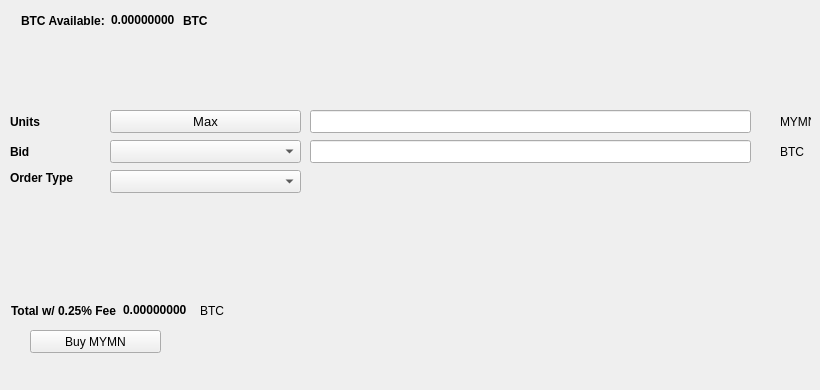
   <widget class="QWidget" name="BuyTab">
    <attribute name="title">
     <string>Buy</string>
    </attribute>
    <widget class="QPushButton" name="BuyMYMN">
     <property name="geometry">
      <rect>
       <x>30</x>
       <y>330</y>
       <width>131</width>
       <height>23</height>
      </rect>
     </property>
     <property name="text">
      <string>Buy MYMN</string>
     </property>
     <property name="icon">
      <iconset resource="../mymn.qrc">
       <normaloff>:/icons/bitcoin</normaloff>:/icons/bitcoin</iconset>
     </property>
    </widget>
    <widget class="QLabel" name="label_3">
     <property name="geometry">
      <rect>
       <x>10</x>
       <y>110</y>
       <width>46</width>
       <height>23</height>
      </rect>
     </property>
     <property name="font">
      <font>
       <weight>75</weight>
       <bold>true</bold>
      </font>
     </property>
     <property name="text">
      <string>Units</string>
     </property>
    </widget>
    <widget class="QLineEdit" name="UnitsInput">
     <property name="geometry">
      <rect>
       <x>310</x>
       <y>110</y>
       <width>441</width>
       <height>23</height>
      </rect>
     </property>
     <property name="font">
      <font>
       <pointsize>9</pointsize>
       <weight>75</weight>
       <bold>true</bold>
      </font>
     </property>
    </widget>
    <widget class="QLineEdit" name="BuyBidPriceEdit">
     <property name="geometry">
      <rect>
       <x>310</x>
       <y>140</y>
       <width>441</width>
       <height>23</height>
      </rect>
     </property>
     <property name="font">
      <font>
       <pointsize>9</pointsize>
       <weight>75</weight>
       <bold>true</bold>
      </font>
     </property>
    </widget>
    <widget class="QLabel" name="label_4">
     <property name="geometry">
      <rect>
       <x>780</x>
       <y>110</y>
       <width>31</width>
       <height>23</height>
      </rect>
     </property>
     <property name="text">
      <string>MYMN</string>
     </property>
    </widget>
    <widget class="QLabel" name="label_5">
     <property name="geometry">
      <rect>
       <x>780</x>
       <y>140</y>
       <width>31</width>
       <height>23</height>
      </rect>
     </property>
     <property name="text">
      <string>BTC</string>
     </property>
    </widget>
    <widget class="QLabel" name="label_6">
     <property name="geometry">
      <rect>
       <x>10</x>
       <y>140</y>
       <width>46</width>
       <height>23</height>
      </rect>
     </property>
     <property name="font">
      <font>
       <weight>75</weight>
       <bold>true</bold>
      </font>
     </property>
     <property name="text">
      <string>Bid</string>
     </property>
    </widget>
    <widget class="QLabel" name="label_7">
     <property name="geometry">
      <rect>
       <x>10</x>
       <y>170</y>
       <width>91</width>
       <height>16</height>
      </rect>
     </property>
     <property name="font">
      <font>
       <weight>75</weight>
       <bold>true</bold>
      </font>
     </property>
     <property name="text">
      <string>Order Type</string>
     </property>
    </widget>
    <widget class="QPushButton" name="Buy_Max_Amount">
     <property name="geometry">
      <rect>
       <x>110</x>
       <y>110</y>
       <width>191</width>
       <height>23</height>
      </rect>
     </property>
     <property name="font">
      <font>
       <pointsize>10</pointsize>
      </font>
     </property>
     <property name="text">
      <string>Max</string>
     </property>
    </widget>
    <widget class="QComboBox" name="BuyBidcomboBox">
     <property name="geometry">
      <rect>
       <x>110</x>
       <y>140</y>
       <width>191</width>
       <height>23</height>
      </rect>
     </property>
     <property name="font">
      <font>
       <pointsize>10</pointsize>
      </font>
     </property>
    </widget>
    <widget class="QComboBox" name="buyOrdertypeCombo">
     <property name="geometry">
      <rect>
       <x>110</x>
       <y>170</y>
       <width>191</width>
       <height>23</height>
      </rect>
     </property>
     <property name="font">
      <font>
       <pointsize>10</pointsize>
      </font>
     </property>
    </widget>
    <widget class="QWidget" name="layoutWidget1">
     <property name="geometry">
      <rect>
       <x>21</x>
       <y>11</y>
       <width>227</width>
       <height>19</height>
      </rect>
     </property>
     <layout class="QHBoxLayout" name="horizontalLayout_3">
      <item>
       <widget class="QLabel" name="label232">
        <property name="font">
         <font>
          <weight>75</weight>
          <bold>true</bold>
         </font>
        </property>
        <property name="text">
         <string>BTC Available:</string>
        </property>
       </widget>
      </item>
      <item>
       <widget class="QLabel" name="BtcAvailableLbl">
        <property name="palette">
         <palette>
          <active>
           <colorrole role="WindowText">
            <brush brushstyle="SolidPattern">
             <color alpha="255">
              <red>0</red>
              <green>0</green>
              <blue>0</blue>
             </color>
            </brush>
           </colorrole>
           <colorrole role="Button">
            <brush brushstyle="SolidPattern">
             <color alpha="255">
              <red>0</red>
              <green>170</green>
              <blue>0</blue>
             </color>
            </brush>
           </colorrole>
           <colorrole role="Light">
            <brush brushstyle="SolidPattern">
             <color alpha="255">
              <red>0</red>
              <green>255</green>
              <blue>0</blue>
             </color>
            </brush>
           </colorrole>
           <colorrole role="Midlight">
            <brush brushstyle="SolidPattern">
             <color alpha="255">
              <red>0</red>
              <green>212</green>
              <blue>0</blue>
             </color>
            </brush>
           </colorrole>
           <colorrole role="Dark">
            <brush brushstyle="SolidPattern">
             <color alpha="255">
              <red>0</red>
              <green>85</green>
              <blue>0</blue>
             </color>
            </brush>
           </colorrole>
           <colorrole role="Mid">
            <brush brushstyle="SolidPattern">
             <color alpha="255">
              <red>0</red>
              <green>113</green>
              <blue>0</blue>
             </color>
            </brush>
           </colorrole>
           <colorrole role="Text">
            <brush brushstyle="SolidPattern">
             <color alpha="255">
              <red>0</red>
              <green>170</green>
              <blue>0</blue>
             </color>
            </brush>
           </colorrole>
           <colorrole role="BrightText">
            <brush brushstyle="SolidPattern">
             <color alpha="255">
              <red>255</red>
              <green>255</green>
              <blue>255</blue>
             </color>
            </brush>
           </colorrole>
           <colorrole role="ButtonText">
            <brush brushstyle="SolidPattern">
             <color alpha="255">
              <red>0</red>
              <green>0</green>
              <blue>0</blue>
             </color>
            </brush>
           </colorrole>
           <colorrole role="Base">
            <brush brushstyle="SolidPattern">
             <color alpha="255">
              <red>255</red>
              <green>255</green>
              <blue>255</blue>
             </color>
            </brush>
           </colorrole>
           <colorrole role="Window">
            <brush brushstyle="SolidPattern">
             <color alpha="255">
              <red>0</red>
              <green>170</green>
              <blue>0</blue>
             </color>
            </brush>
           </colorrole>
           <colorrole role="Shadow">
            <brush brushstyle="SolidPattern">
             <color alpha="255">
              <red>0</red>
              <green>0</green>
              <blue>0</blue>
             </color>
            </brush>
           </colorrole>
           <colorrole role="AlternateBase">
            <brush brushstyle="SolidPattern">
             <color alpha="255">
              <red>127</red>
              <green>212</green>
              <blue>127</blue>
             </color>
            </brush>
           </colorrole>
           <colorrole role="ToolTipBase">
            <brush brushstyle="SolidPattern">
             <color alpha="255">
              <red>255</red>
              <green>255</green>
              <blue>220</blue>
             </color>
            </brush>
           </colorrole>
           <colorrole role="ToolTipText">
            <brush brushstyle="SolidPattern">
             <color alpha="255">
              <red>0</red>
              <green>0</green>
              <blue>0</blue>
             </color>
            </brush>
           </colorrole>
          </active>
          <inactive>
           <colorrole role="WindowText">
            <brush brushstyle="SolidPattern">
             <color alpha="255">
              <red>0</red>
              <green>0</green>
              <blue>0</blue>
             </color>
            </brush>
           </colorrole>
           <colorrole role="Button">
            <brush brushstyle="SolidPattern">
             <color alpha="255">
              <red>0</red>
              <green>170</green>
              <blue>0</blue>
             </color>
            </brush>
           </colorrole>
           <colorrole role="Light">
            <brush brushstyle="SolidPattern">
             <color alpha="255">
              <red>0</red>
              <green>255</green>
              <blue>0</blue>
             </color>
            </brush>
           </colorrole>
           <colorrole role="Midlight">
            <brush brushstyle="SolidPattern">
             <color alpha="255">
              <red>0</red>
              <green>212</green>
              <blue>0</blue>
             </color>
            </brush>
           </colorrole>
           <colorrole role="Dark">
            <brush brushstyle="SolidPattern">
             <color alpha="255">
              <red>0</red>
              <green>85</green>
              <blue>0</blue>
             </color>
            </brush>
           </colorrole>
           <colorrole role="Mid">
            <brush brushstyle="SolidPattern">
             <color alpha="255">
              <red>0</red>
              <green>113</green>
              <blue>0</blue>
             </color>
            </brush>
           </colorrole>
           <colorrole role="Text">
            <brush brushstyle="SolidPattern">
             <color alpha="255">
              <red>0</red>
              <green>170</green>
              <blue>0</blue>
             </color>
            </brush>
           </colorrole>
           <colorrole role="BrightText">
            <brush brushstyle="SolidPattern">
             <color alpha="255">
              <red>255</red>
              <green>255</green>
              <blue>255</blue>
             </color>
            </brush>
           </colorrole>
           <colorrole role="ButtonText">
            <brush brushstyle="SolidPattern">
             <color alpha="255">
              <red>0</red>
              <green>0</green>
              <blue>0</blue>
             </color>
            </brush>
           </colorrole>
           <colorrole role="Base">
            <brush brushstyle="SolidPattern">
             <color alpha="255">
              <red>255</red>
              <green>255</green>
              <blue>255</blue>
             </color>
            </brush>
           </colorrole>
           <colorrole role="Window">
            <brush brushstyle="SolidPattern">
             <color alpha="255">
              <red>0</red>
              <green>170</green>
              <blue>0</blue>
             </color>
            </brush>
           </colorrole>
           <colorrole role="Shadow">
            <brush brushstyle="SolidPattern">
             <color alpha="255">
              <red>0</red>
              <green>0</green>
              <blue>0</blue>
             </color>
            </brush>
           </colorrole>
           <colorrole role="AlternateBase">
            <brush brushstyle="SolidPattern">
             <color alpha="255">
              <red>127</red>
              <green>212</green>
              <blue>127</blue>
             </color>
            </brush>
           </colorrole>
           <colorrole role="ToolTipBase">
            <brush brushstyle="SolidPattern">
             <color alpha="255">
              <red>255</red>
              <green>255</green>
              <blue>220</blue>
             </color>
            </brush>
           </colorrole>
           <colorrole role="ToolTipText">
            <brush brushstyle="SolidPattern">
             <color alpha="255">
              <red>0</red>
              <green>0</green>
              <blue>0</blue>
             </color>
            </brush>
           </colorrole>
          </inactive>
          <disabled>
           <colorrole role="WindowText">
            <brush brushstyle="SolidPattern">
             <color alpha="255">
              <red>0</red>
              <green>85</green>
              <blue>0</blue>
             </color>
            </brush>
           </colorrole>
           <colorrole role="Button">
            <brush brushstyle="SolidPattern">
             <color alpha="255">
              <red>0</red>
              <green>170</green>
              <blue>0</blue>
             </color>
            </brush>
           </colorrole>
           <colorrole role="Light">
            <brush brushstyle="SolidPattern">
             <color alpha="255">
              <red>0</red>
              <green>255</green>
              <blue>0</blue>
             </color>
            </brush>
           </colorrole>
           <colorrole role="Midlight">
            <brush brushstyle="SolidPattern">
             <color alpha="255">
              <red>0</red>
              <green>212</green>
              <blue>0</blue>
             </color>
            </brush>
           </colorrole>
           <colorrole role="Dark">
            <brush brushstyle="SolidPattern">
             <color alpha="255">
              <red>0</red>
              <green>85</green>
              <blue>0</blue>
             </color>
            </brush>
           </colorrole>
           <colorrole role="Mid">
            <brush brushstyle="SolidPattern">
             <color alpha="255">
              <red>0</red>
              <green>113</green>
              <blue>0</blue>
             </color>
            </brush>
           </colorrole>
           <colorrole role="Text">
            <brush brushstyle="SolidPattern">
             <color alpha="255">
              <red>0</red>
              <green>85</green>
              <blue>0</blue>
             </color>
            </brush>
           </colorrole>
           <colorrole role="BrightText">
            <brush brushstyle="SolidPattern">
             <color alpha="255">
              <red>255</red>
              <green>255</green>
              <blue>255</blue>
             </color>
            </brush>
           </colorrole>
           <colorrole role="ButtonText">
            <brush brushstyle="SolidPattern">
             <color alpha="255">
              <red>0</red>
              <green>85</green>
              <blue>0</blue>
             </color>
            </brush>
           </colorrole>
           <colorrole role="Base">
            <brush brushstyle="SolidPattern">
             <color alpha="255">
              <red>0</red>
              <green>170</green>
              <blue>0</blue>
             </color>
            </brush>
           </colorrole>
           <colorrole role="Window">
            <brush brushstyle="SolidPattern">
             <color alpha="255">
              <red>0</red>
              <green>170</green>
              <blue>0</blue>
             </color>
            </brush>
           </colorrole>
           <colorrole role="Shadow">
            <brush brushstyle="SolidPattern">
             <color alpha="255">
              <red>0</red>
              <green>0</green>
              <blue>0</blue>
             </color>
            </brush>
           </colorrole>
           <colorrole role="AlternateBase">
            <brush brushstyle="SolidPattern">
             <color alpha="255">
              <red>0</red>
              <green>170</green>
              <blue>0</blue>
             </color>
            </brush>
           </colorrole>
           <colorrole role="ToolTipBase">
            <brush brushstyle="SolidPattern">
             <color alpha="255">
              <red>255</red>
              <green>255</green>
              <blue>220</blue>
             </color>
            </brush>
           </colorrole>
           <colorrole role="ToolTipText">
            <brush brushstyle="SolidPattern">
             <color alpha="255">
              <red>0</red>
              <green>0</green>
              <blue>0</blue>
             </color>
            </brush>
           </colorrole>
          </disabled>
         </palette>
        </property>
        <property name="font">
         <font>
          <weight>75</weight>
          <bold>true</bold>
         </font>
        </property>
        <property name="text">
         <string>0.00000000</string>
        </property>
        <property name="textInteractionFlags">
         <set>Qt::LinksAccessibleByMouse|Qt::TextSelectableByKeyboard|Qt::TextSelectableByMouse</set>
        </property>
       </widget>
      </item>
      <item>
       <widget class="QLabel" name="BtcAvailableLbl_2">
        <property name="font">
         <font>
          <weight>75</weight>
          <bold>true</bold>
         </font>
        </property>
        <property name="text">
         <string>BTC</string>
        </property>
       </widget>
      </item>
     </layout>
    </widget>
    <widget class="QWidget" name="layoutWidge2">
     <property name="geometry">
      <rect>
       <x>11</x>
       <y>301</y>
       <width>259</width>
       <height>19</height>
      </rect>
     </property>
     <layout class="QHBoxLayout" name="horizontalLayout_4">
      <item>
       <widget class="QLabel" name="label_9">
        <property name="font">
         <font>
          <weight>75</weight>
          <bold>true</bold>
         </font>
        </property>
        <property name="text">
         <string>Total w/ 0.25% Fee</string>
        </property>
       </widget>
      </item>
      <item>
       <widget class="QLabel" name="BuyCostLabel">
        <property name="palette">
         <palette>
          <active>
           <colorrole role="WindowText">
            <brush brushstyle="SolidPattern">
             <color alpha="255">
              <red>0</red>
              <green>0</green>
              <blue>0</blue>
             </color>
            </brush>
           </colorrole>
           <colorrole role="Button">
            <brush brushstyle="SolidPattern">
             <color alpha="255">
              <red>0</red>
              <green>170</green>
              <blue>0</blue>
             </color>
            </brush>
           </colorrole>
           <colorrole role="Light">
            <brush brushstyle="SolidPattern">
             <color alpha="255">
              <red>0</red>
              <green>255</green>
              <blue>0</blue>
             </color>
            </brush>
           </colorrole>
           <colorrole role="Midlight">
            <brush brushstyle="SolidPattern">
             <color alpha="255">
              <red>0</red>
              <green>212</green>
              <blue>0</blue>
             </color>
            </brush>
           </colorrole>
           <colorrole role="Dark">
            <brush brushstyle="SolidPattern">
             <color alpha="255">
              <red>0</red>
              <green>85</green>
              <blue>0</blue>
             </color>
            </brush>
           </colorrole>
           <colorrole role="Mid">
            <brush brushstyle="SolidPattern">
             <color alpha="255">
              <red>0</red>
              <green>113</green>
              <blue>0</blue>
             </color>
            </brush>
           </colorrole>
           <colorrole role="Text">
            <brush brushstyle="SolidPattern">
             <color alpha="255">
              <red>0</red>
              <green>170</green>
              <blue>0</blue>
             </color>
            </brush>
           </colorrole>
           <colorrole role="BrightText">
            <brush brushstyle="SolidPattern">
             <color alpha="255">
              <red>255</red>
              <green>255</green>
              <blue>255</blue>
             </color>
            </brush>
           </colorrole>
           <colorrole role="ButtonText">
            <brush brushstyle="SolidPattern">
             <color alpha="255">
              <red>0</red>
              <green>0</green>
              <blue>0</blue>
             </color>
            </brush>
           </colorrole>
           <colorrole role="Base">
            <brush brushstyle="SolidPattern">
             <color alpha="255">
              <red>255</red>
              <green>255</green>
              <blue>255</blue>
             </color>
            </brush>
           </colorrole>
           <colorrole role="Window">
            <brush brushstyle="SolidPattern">
             <color alpha="255">
              <red>0</red>
              <green>170</green>
              <blue>0</blue>
             </color>
            </brush>
           </colorrole>
           <colorrole role="Shadow">
            <brush brushstyle="SolidPattern">
             <color alpha="255">
              <red>0</red>
              <green>0</green>
              <blue>0</blue>
             </color>
            </brush>
           </colorrole>
           <colorrole role="AlternateBase">
            <brush brushstyle="SolidPattern">
             <color alpha="255">
              <red>127</red>
              <green>212</green>
              <blue>127</blue>
             </color>
            </brush>
           </colorrole>
           <colorrole role="ToolTipBase">
            <brush brushstyle="SolidPattern">
             <color alpha="255">
              <red>255</red>
              <green>255</green>
              <blue>220</blue>
             </color>
            </brush>
           </colorrole>
           <colorrole role="ToolTipText">
            <brush brushstyle="SolidPattern">
             <color alpha="255">
              <red>0</red>
              <green>0</green>
              <blue>0</blue>
             </color>
            </brush>
           </colorrole>
          </active>
          <inactive>
           <colorrole role="WindowText">
            <brush brushstyle="SolidPattern">
             <color alpha="255">
              <red>0</red>
              <green>0</green>
              <blue>0</blue>
             </color>
            </brush>
           </colorrole>
           <colorrole role="Button">
            <brush brushstyle="SolidPattern">
             <color alpha="255">
              <red>0</red>
              <green>170</green>
              <blue>0</blue>
             </color>
            </brush>
           </colorrole>
           <colorrole role="Light">
            <brush brushstyle="SolidPattern">
             <color alpha="255">
              <red>0</red>
              <green>255</green>
              <blue>0</blue>
             </color>
            </brush>
           </colorrole>
           <colorrole role="Midlight">
            <brush brushstyle="SolidPattern">
             <color alpha="255">
              <red>0</red>
              <green>212</green>
              <blue>0</blue>
             </color>
            </brush>
           </colorrole>
           <colorrole role="Dark">
            <brush brushstyle="SolidPattern">
             <color alpha="255">
              <red>0</red>
              <green>85</green>
              <blue>0</blue>
             </color>
            </brush>
           </colorrole>
           <colorrole role="Mid">
            <brush brushstyle="SolidPattern">
             <color alpha="255">
              <red>0</red>
              <green>113</green>
              <blue>0</blue>
             </color>
            </brush>
           </colorrole>
           <colorrole role="Text">
            <brush brushstyle="SolidPattern">
             <color alpha="255">
              <red>0</red>
              <green>170</green>
              <blue>0</blue>
             </color>
            </brush>
           </colorrole>
           <colorrole role="BrightText">
            <brush brushstyle="SolidPattern">
             <color alpha="255">
              <red>255</red>
              <green>255</green>
              <blue>255</blue>
             </color>
            </brush>
           </colorrole>
           <colorrole role="ButtonText">
            <brush brushstyle="SolidPattern">
             <color alpha="255">
              <red>0</red>
              <green>0</green>
              <blue>0</blue>
             </color>
            </brush>
           </colorrole>
           <colorrole role="Base">
            <brush brushstyle="SolidPattern">
             <color alpha="255">
              <red>255</red>
              <green>255</green>
              <blue>255</blue>
             </color>
            </brush>
           </colorrole>
           <colorrole role="Window">
            <brush brushstyle="SolidPattern">
             <color alpha="255">
              <red>0</red>
              <green>170</green>
              <blue>0</blue>
             </color>
            </brush>
           </colorrole>
           <colorrole role="Shadow">
            <brush brushstyle="SolidPattern">
             <color alpha="255">
              <red>0</red>
              <green>0</green>
              <blue>0</blue>
             </color>
            </brush>
           </colorrole>
           <colorrole role="AlternateBase">
            <brush brushstyle="SolidPattern">
             <color alpha="255">
              <red>127</red>
              <green>212</green>
              <blue>127</blue>
             </color>
            </brush>
           </colorrole>
           <colorrole role="ToolTipBase">
            <brush brushstyle="SolidPattern">
             <color alpha="255">
              <red>255</red>
              <green>255</green>
              <blue>220</blue>
             </color>
            </brush>
           </colorrole>
           <colorrole role="ToolTipText">
            <brush brushstyle="SolidPattern">
             <color alpha="255">
              <red>0</red>
              <green>0</green>
              <blue>0</blue>
             </color>
            </brush>
           </colorrole>
          </inactive>
          <disabled>
           <colorrole role="WindowText">
            <brush brushstyle="SolidPattern">
             <color alpha="255">
              <red>0</red>
              <green>85</green>
              <blue>0</blue>
             </color>
            </brush>
           </colorrole>
           <colorrole role="Button">
            <brush brushstyle="SolidPattern">
             <color alpha="255">
              <red>0</red>
              <green>170</green>
              <blue>0</blue>
             </color>
            </brush>
           </colorrole>
           <colorrole role="Light">
            <brush brushstyle="SolidPattern">
             <color alpha="255">
              <red>0</red>
              <green>255</green>
              <blue>0</blue>
             </color>
            </brush>
           </colorrole>
           <colorrole role="Midlight">
            <brush brushstyle="SolidPattern">
             <color alpha="255">
              <red>0</red>
              <green>212</green>
              <blue>0</blue>
             </color>
            </brush>
           </colorrole>
           <colorrole role="Dark">
            <brush brushstyle="SolidPattern">
             <color alpha="255">
              <red>0</red>
              <green>85</green>
              <blue>0</blue>
             </color>
            </brush>
           </colorrole>
           <colorrole role="Mid">
            <brush brushstyle="SolidPattern">
             <color alpha="255">
              <red>0</red>
              <green>113</green>
              <blue>0</blue>
             </color>
            </brush>
           </colorrole>
           <colorrole role="Text">
            <brush brushstyle="SolidPattern">
             <color alpha="255">
              <red>0</red>
              <green>85</green>
              <blue>0</blue>
             </color>
            </brush>
           </colorrole>
           <colorrole role="BrightText">
            <brush brushstyle="SolidPattern">
             <color alpha="255">
              <red>255</red>
              <green>255</green>
              <blue>255</blue>
             </color>
            </brush>
           </colorrole>
           <colorrole role="ButtonText">
            <brush brushstyle="SolidPattern">
             <color alpha="255">
              <red>0</red>
              <green>85</green>
              <blue>0</blue>
             </color>
            </brush>
           </colorrole>
           <colorrole role="Base">
            <brush brushstyle="SolidPattern">
             <color alpha="255">
              <red>0</red>
              <green>170</green>
              <blue>0</blue>
             </color>
            </brush>
           </colorrole>
           <colorrole role="Window">
            <brush brushstyle="SolidPattern">
             <color alpha="255">
              <red>0</red>
              <green>170</green>
              <blue>0</blue>
             </color>
            </brush>
           </colorrole>
           <colorrole role="Shadow">
            <brush brushstyle="SolidPattern">
             <color alpha="255">
              <red>0</red>
              <green>0</green>
              <blue>0</blue>
             </color>
            </brush>
           </colorrole>
           <colorrole role="AlternateBase">
            <brush brushstyle="SolidPattern">
             <color alpha="255">
              <red>0</red>
              <green>170</green>
              <blue>0</blue>
             </color>
            </brush>
           </colorrole>
           <colorrole role="ToolTipBase">
            <brush brushstyle="SolidPattern">
             <color alpha="255">
              <red>255</red>
              <green>255</green>
              <blue>220</blue>
             </color>
            </brush>
           </colorrole>
           <colorrole role="ToolTipText">
            <brush brushstyle="SolidPattern">
             <color alpha="255">
              <red>0</red>
              <green>0</green>
              <blue>0</blue>
             </color>
            </brush>
           </colorrole>
          </disabled>
         </palette>
        </property>
        <property name="font">
         <font>
          <weight>75</weight>
          <bold>true</bold>
         </font>
        </property>
        <property name="autoFillBackground">
         <bool>false</bool>
        </property>
        <property name="text">
         <string>0.00000000</string>
        </property>
        <property name="textInteractionFlags">
         <set>Qt::LinksAccessibleByMouse|Qt::TextSelectableByMouse</set>
        </property>
       </widget>
      </item>
      <item>
       <widget class="QLabel" name="label_10">
        <property name="font">
         <font>
          <weight>50</weight>
          <bold>false</bold>
         </font>
        </property>
        <property name="text">
         <string>BTC</string>
        </property>
       </widget>
      </item>
     </layout>
    </widget>
    <widget class="QLabel" name="label_24">
     <property name="geometry">
      <rect>
       <x>460</x>
       <y>300</y>
       <width>281</width>
       <height>81</height>
      </rect>
     </property>
     <property name="text">
      <string/>
     </property>
     <property name="pixmap">
      <pixmap>:/images/bittrex</pixmap>
     </property>
    </widget>
   </widget>
